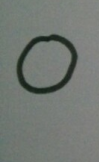
#> input picture digit-recognition/0.jpg, 99 x 162 px
$ python -i sas.py   (imports and definitions only)
#> lines starting #> are read from the running program, lines starting #| are printed output that depends on the picture; after the words box and inside, x2 and y2 are one past the last pixel; in counts of white or black regions, pixels touching at a corner belong together
#> further down, picture is the input picture: shape (162, 99, 3); mean B, G, R 115.2, 120.3, 114.8
import cv2
"""img = cv2.imread("9.jpg")
h, w, _ = img.shape
img, contours, thresh = get_img_contour_thresh(img)

ans = ''

if len(contours) > 0:
    contour = max(contours, key=cv2.contourArea)
    if cv2.contourArea(contour) > 500:
        x, y, w, h = cv2.boundingRect(contour)
        newImage = thresh[y:y + h, x:x + w]
        newImage = cv2.resize(newImage, (28, 28))
        newImage = np.array(newImage)
        newImage = newImage.astype('float32')
        newImage /= 255

        if K.image_data_format() == 'channels_first':
            newImage = newImage.reshape(1, 28, 28)
        else:
            newImage = newImage.reshape(28, 28, 1)
        newImage = np.expand_dims(newImage, axis=0)
        ans = model.predict(newImage).argmax()

x = 0
y = 0
h, w, _ = img.shape
cv2.rectangle(img, (x, y), (x + w, y + h), (0, 255, 0), 2)
cv2.putText(img, "CNN : " + str(ans), (10, 320),
            cv2.FONT_HERSHEY_SIMPLEX, 0.7, (0, 0, 255), 2)
cv2.imshow("Frame", img)
cv2.imshow("Contours", thresh)
print(ans)

cv2.waitKey(0)
cv2.destroyAllWindows()"""


def get_img_contour_thresh(img):
    x = 0
    y = 0
    h, w, _ = img.shape
#> h = 162; w = 99
    # x, y, w, h = 0, 0, 300, 300
    gray = cv2.cvtColor(img, cv2.COLOR_BGR2GRAY)
    blur = cv2.GaussianBlur(gray, (5, 5), 0)
    ret, thresh1 = cv2.threshold(blur, 175, 255, cv2.THRESH_BINARY_INV + cv2.THRESH_OTSU)
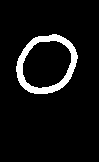
#> thresh1: shape (162, 99); 6.8% white; 1 white region
#> ret = 88
    thresh1 = thresh1[y:y + h, x:x + w]
    contours, hierarchy = cv2.findContours(thresh1, cv2.RETR_TREE, cv2.CHAIN_APPROX_SIMPLE)[-2:]
#> contours = 2 contours; box (x1, y1, x2, y2) and area: (16, 34, 78, 94) 2759, (22, 40, 72, 89) 1822
    return img, contours, thresh1

>>> import cv2
>>> picture = cv2.imread('0.jpg')
>>> result = get_img_contour_thresh(picture)

$ run again, on digit-recognition/1.jpg
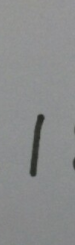
#> input picture digit-recognition/1.jpg, 75 x 245 px
#> picture is the input picture: shape (245, 75, 3); mean B, G, R 140, 139.8, 138.5
#> in get_img_contour_thresh, `ret, thresh1 = cv2.threshold(blur, 175, 255, cv2.THRESH_BINARY_INV + c..`:
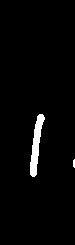
#> thresh1: shape (245, 75); 2.5% white; 2 white regions (1 under 20 px)
#> ret = 104
#> contours = 2 contours, 1 with area under 20; largest, box (x1, y1, x2, y2) and area: (30, 114, 45, 177) 370

$ run again, on digit-recognition/2.jpg
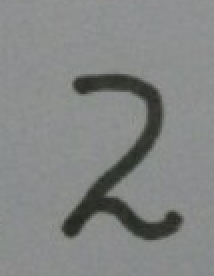
#> input picture digit-recognition/2.jpg, 107 x 138 px (shown 2 times larger)
#> picture is the input picture: shape (138, 107, 3); mean B, G, R 132.7, 133.6, 131.7
#> in get_img_contour_thresh, `ret, thresh1 = cv2.threshold(blur, 175, 255, cv2.THRESH_BINARY_INV + c..`:
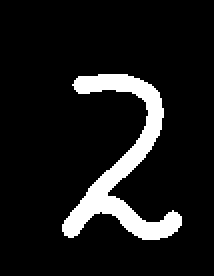
#> thresh1: shape (138, 107) (shown 2 times larger); 10.1% white; 1 white region
#> ret = 102
#> contours = 1 contour; box (x1, y1, x2, y2) and area: (31, 37, 91, 120) 1334

$ run again, on digit-recognition/5.jpg
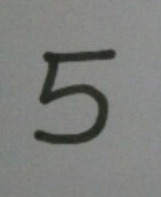
#> input picture digit-recognition/5.jpg, 161 x 197 px
#> picture is the input picture: shape (197, 161, 3); mean B, G, R 125.4, 128.1, 126.6
#> in get_img_contour_thresh, `ret, thresh1 = cv2.threshold(blur, 175, 255, cv2.THRESH_BINARY_INV + c..`:
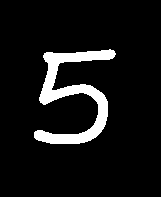
#> thresh1: shape (197, 161); 8.3% white; 1 white region
#> ret = 95
#> contours = 1 contour; box (x1, y1, x2, y2) and area: (34, 49, 116, 144) 2372
